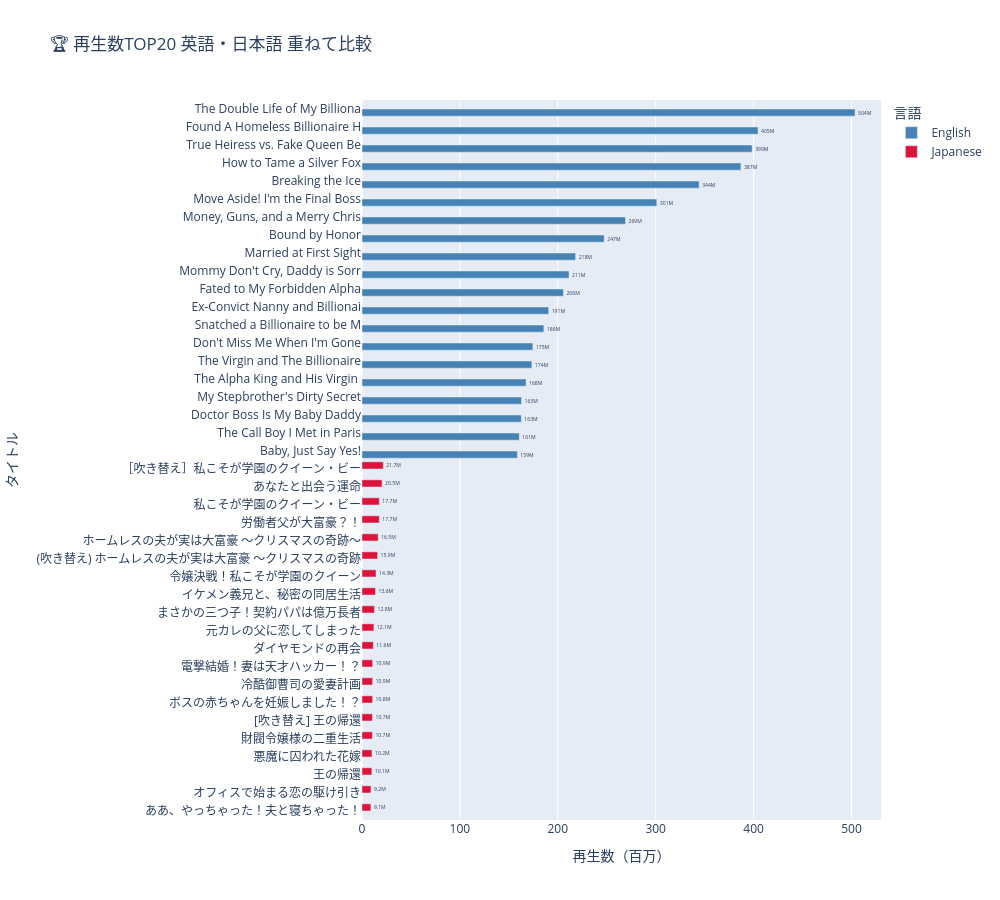

Write notebook code for a chart like this one.
### Code cell
# 🏆 再生数TOP20比較（重ねて表示）

if len(df_en) > 0:
    # 英語版・日本語版TOP20を準備
    top20_en = df_en.nlargest(20, 'read_count')[['title', 'read_count']]
    top20_ja = df.nlargest(20, 'read_count')[['title', 'read_count']]
    
    # タイトルで共通化したい場合は結合する（タイトルで内部的に一致する前提・必要に応じて調整）
    df_top = pd.merge(
        top20_ja.rename(columns={'read_count': 'read_count_ja'}),
        top20_en.rename(columns={'read_count': 'read_count_en'}),
        on='title', how='outer'
    )
    # 欠損値を0に
    df_top['read_count_ja'] = df_top['read_count_ja'].fillna(0)
    df_top['read_count_en'] = df_top['read_count_en'].fillna(0)
    
    # 日本語・英語どちらかのTop20作品 → 40作品弱になる場合もあり
    # 棒グラフ順序揃える（合計値順 or 和順）
    df_top['sum'] = df_top['read_count_ja'] + df_top['read_count_en']
    df_top = df_top.sort_values('sum', ascending=False)
    
    # プロット
    fig = go.Figure()
    fig.add_trace(go.Bar(
        y=df_top['title'].str[:30][::-1],
        x=df_top['read_count_en'][::-1]/1e6,
        orientation='h',
        name="English",
        marker_color='steelblue',
        text=[f"{x/1e6:.0f}M" if x > 0 else "" for x in df_top['read_count_en'][::-1]],
        textposition='outside'
    ))
    fig.add_trace(go.Bar(
        y=df_top['title'].str[:30][::-1],
        x=df_top['read_count_ja'][::-1]/1e6,
        orientation='h',
        name="Japanese",
        marker_color='crimson',
        text=[f"{x/1e6:.1f}M" if x > 0 else "" for x in df_top['read_count_ja'][::-1]],
        textposition='outside'
    ))

    fig.update_layout(
        barmode='group',    # あるいは'barmode="overlay"'で重ねもOK
        height=900,
        width=1000,
        title='🏆 再生数TOP20 英語・日本語 重ねて比較',
        xaxis_title='再生数（百万）',
        yaxis_title='タイトル',
        legend=dict(title='言語')
    )
    fig.show()

### Figure 1 — Plotly figure (JSON) as saved in the notebook; plotly's stock layout.template omitted (floating-point values rounded to 4 significant figures)
{"data": [{"marker": {"color": "steelblue"}, "name": "English", "orientation": "h", "text": ["", "", "", "", "", "", "", "", "", "", "", "", "", "", "", "", "", "", "", "", "159M", "161M", "163M", "163M", "168M", "174M", "175M", "186M", "191M", "206M", "211M", "218M", "247M", "269M", "301M", "344M", "387M", "399M", "405M", "504M"], "textposition": "outside", "type": "bar", "x": [0.0, 0.0, 0.0, 0.0, 0.0, 0.0, 0.0, 0.0, 0.0, 0.0, 0.0, 0.0, 0.0, 0.0, 0.0, 0.0, 0.0, 0.0, 0.0, 0.0, 158.7, 160.7, 162.8, 163.0, 167.6, 173.5, 174.6, 185.8, 190.7, 205.8, 211.5, 218.2, 247.4, 269.2, 301.2, 344.4, 387.1, 398.5, 404.6, 503.7], "y": ["ああ、やっちゃった！夫と寝ちゃった！", "オフィスで始まる恋の駆け引き", "王の帰還", "悪魔に囚われた花嫁", "財閥令嬢様の二重生活", "[吹き替え] 王の帰還", "ボスの赤ちゃんを妊娠しました！？", "冷酷御曹司の愛妻計画", "電撃結婚！妻は天才ハッカー！？", "ダイヤモンドの再会", "元カレの父に恋してしまった", "まさかの三つ子！契約パパは億万長者", "イケメン義兄と、秘密の同居生活", "令嬢決戦！私こそが学園のクイーン", "(吹き替え) ホームレスの夫が実は大富豪 ～クリスマスの奇跡", "ホームレスの夫が実は大富豪 ～クリスマスの奇跡～", "労働者父が大富豪？！", "私こそが学園のクイーン・ビー", "あなたと出会う運命", "［吹き替え］私こそが学園のクイーン・ビー", "Baby, Just Say Yes!", "The Call Boy I Met in Paris", "Doctor Boss Is My Baby Daddy", "My Stepbrother's Dirty Secret", "The Alpha King and His Virgin ", "The Virgin and The Billionaire", "Don't Miss Me When I'm Gone", "Snatched a Billionaire to be M", "Ex-Convict Nanny and Billionai", "Fated to My Forbidden Alpha", "Mommy Don't Cry, Daddy is Sorr", "Married at First Sight", "Bound by Honor", "Money, Guns, and a Merry Chris", "Move Aside! I'm the Final Boss", "Breaking the Ice", "How to Tame a Silver Fox", "True Heiress vs. Fake Queen Be", "Found A Homeless Billionaire H", "The Double Life of My Billiona"]}, {"marker": {"color": "crimson"}, "name": "Japanese", "orientation": "h", "text": ["9.1M", "9.2M", "10.1M", "10.2M", "10.7M", "10.7M", "10.8M", "10.9M", "10.9M", "11.6M", "12.1M", "12.8M", "13.8M", "14.3M", "15.9M", "16.5M", "17.7M", "17.7M", "20.5M", "21.7M", "", "", "", "", "", "", "", "", "", "", "", "", "", "", "", "", "", "", "", ""], "textposition": "outside", "type": "bar", "x": [9.069, 9.163, 10.11, 10.19, 10.66, 10.7, 10.84, 10.86, 10.88, 11.6, 12.15, 12.77, 13.83, 14.32, 15.94, 16.49, 17.7, 17.71, 20.52, 21.71, 0.0, 0.0, 0.0, 0.0, 0.0, 0.0, 0.0, 0.0, 0.0, 0.0, 0.0, 0.0, 0.0, 0.0, 0.0, 0.0, 0.0, 0.0, 0.0, 0.0], "y": ["ああ、やっちゃった！夫と寝ちゃった！", "オフィスで始まる恋の駆け引き", "王の帰還", "悪魔に囚われた花嫁", "財閥令嬢様の二重生活", "[吹き替え] 王の帰還", "ボスの赤ちゃんを妊娠しました！？", "冷酷御曹司の愛妻計画", "電撃結婚！妻は天才ハッカー！？", "ダイヤモンドの再会", "元カレの父に恋してしまった", "まさかの三つ子！契約パパは億万長者", "イケメン義兄と、秘密の同居生活", "令嬢決戦！私こそが学園のクイーン", "(吹き替え) ホームレスの夫が実は大富豪 ～クリスマスの奇跡", "ホームレスの夫が実は大富豪 ～クリスマスの奇跡～", "労働者父が大富豪？！", "私こそが学園のクイーン・ビー", "あなたと出会う運命", "［吹き替え］私こそが学園のクイーン・ビー", "Baby, Just Say Yes!", "The Call Boy I Met in Paris", "Doctor Boss Is My Baby Daddy", "My Stepbrother's Dirty Secret", "The Alpha King and His Virgin ", "The Virgin and The Billionaire", "Don't Miss Me When I'm Gone", "Snatched a Billionaire to be M", "Ex-Convict Nanny and Billionai", "Fated to My Forbidden Alpha", "Mommy Don't Cry, Daddy is Sorr", "Married at First Sight", "Bound by Honor", "Money, Guns, and a Merry Chris", "Move Aside! I'm the Final Boss", "Breaking the Ice", "How to Tame a Silver Fox", "True Heiress vs. Fake Queen Be", "Found A Homeless Billionaire H", "The Double Life of My Billiona"]}], "layout": {"barmode": "group", "height": 900, "legend": {"title": {"text": "言語"}}, "title": {"text": "🏆 再生数TOP20 英語・日本語 重ねて比較"}, "width": 1000, "xaxis": {"title": {"text": "再生数（百万）"}}, "yaxis": {"title": {"text": "タイトル"}}}}
